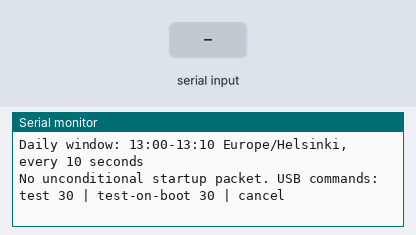
The program below on a simulated ESP32. Shown: the last lines printed to the serial monitor. Inputs (shaded band) come from the test bench. WiFi joins after 1.5 s; servers stay silent unless stated; the local clock reads 2024-03-15 10:24:30 at power-on unless the program sets it; EEPROM starts erased.

Above: at 1.2 s.
1.3 s: "cancel\n" received over Serial
At 2.2 s:
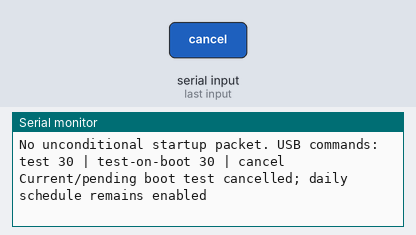
2.8 s: "90,45\n" received over Serial
At 3.3 s:
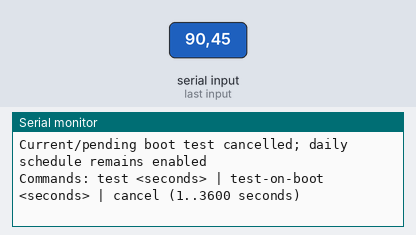

The program:

main.cpp
```cpp
#include <Arduino.h>
#include <SPI.h>
#include <Ethernet.h>
#include <EthernetUdp.h>
#include <cstring>
#include <WiFi.h>
#include <Preferences.h>
#include <esp_sntp.h>
#include <atomic>
#include <ctime>
#include "wake_schedule.h"
#include "boot_test.h"
#if __has_include("secrets.h")
#include "secrets.h"
#else
// Allows compiling without embedding real credentials. Daily wakes need NTP.
#define WOL_WIFI_SSID ""
#define WOL_WIFI_PASSWORD ""
#endif

#ifndef WOL_EVERY_BOOT_TEST
#define WOL_EVERY_BOOT_TEST 0
#endif

namespace {
constexpr int kSck = 18;
constexpr int kMiso = 19;
constexpr int kMosi = 23;
constexpr int kCs = 5;
constexpr uint16_t kPort = 9;
constexpr uint32_t kIntervalMs = 10000;
constexpr uint8_t kTargetMac[] = {0x38, 0xD5, 0x47, 0x14, 0xCC, 0x28};
// Locally administered, unicast MAC; distinct from the desktop's MAC.
uint8_t bridgeMac[] = {0x02, 0x00, 0x00, 0x00, 0x77, 0x02};
const IPAddress kLocalIp(192, 168, 77, 2);
const IPAddress kSubnet(255, 255, 255, 0);
const IPAddress kNoAddress(0, 0, 0, 0);
const IPAddress kBroadcast(255, 255, 255, 255);
uint8_t payload[6 + 16 * sizeof(kTargetMac)];
static_assert(sizeof(payload) == 102, "WoL payload must be 102 bytes");
EthernetUDP udp;
bool ethernetReady = false;
uint32_t lastAttemptMs = 0;
WakeSchedule schedule;
std::atomic<bool> clockSynced{false};
char command[48];
size_t commandLength = 0;
bool discardCommand = false;
bool wasActive = false;

void onTimeSync(struct timeval*) { clockSynced.store(true); }

bool saveBootTest(unsigned seconds) {
  Preferences preferences;
  if (!preferences.begin("wol-test", false)) return false;
  bool ok;
  if (seconds) {
    ok = preferences.putUInt("delay", seconds) == sizeof(uint32_t);
  } else {
    ok = !preferences.isKey("delay") || preferences.remove("delay");
  }
  preferences.end();
  return ok;
}

void restoreBootTest() {
  Preferences preferences;
  if (!preferences.begin("wol-test", false)) {
    Serial.println("FAIL: cannot read one-shot power-on test storage");
    return;
  }
  const uint32_t seconds = consumeBootTest(preferences);
  preferences.end();
  if (seconds) {
    schedule.armTest(millis(), seconds * 1000U);
    Serial.printf("One-shot power-on test: starts in %u seconds, lasts 600 seconds; stored request consumed\n",
                  static_cast<unsigned>(seconds));
  }
}

void readSerialCommands(uint32_t now) {
  // Bounded input handling leaves scheduling responsive, even with serial spam.
  for (unsigned count = 0; count < 64 && Serial.available(); ++count) {
    const char c = static_cast<char>(Serial.read());
    if (c == '\r') continue;
    if (c == '\n') {
      command[commandLength] = '\0';
      unsigned seconds = 0;
      char extra = 0;
      if (discardCommand) {
        Serial.println("Command too long; ignored");
      } else if (strcmp(command, "cancel") == 0) {
        schedule.cancelTest();
        Serial.println(saveBootTest(0) ? "Current/pending boot test cancelled; daily schedule remains enabled"
                                     : "Current test cancelled; FAIL clearing stored boot test");
      } else if (sscanf(command, "test-on-boot %u %c", &seconds, &extra) == 1 &&
                 seconds >= 1 && seconds <= 3600) {
        if (saveBootTest(seconds)) {
          schedule.cancelTest();
          Serial.printf("Saved one-shot test: next power-on starts a %u-second countdown; unplug now and move to USB supply\n", seconds);
        } else {
          Serial.println("FAIL: could not save one-shot test");
        }
      } else if (sscanf(command, "test %u %c", &seconds, &extra) == 1 &&
                 seconds >= 1 && seconds <= 3600) {
        schedule.armTest(now, seconds * 1000U);
        Serial.printf("Test armed: starts in %u seconds, lasts 600 seconds; use Linux test mode\n", seconds);
      } else if (commandLength) {
        Serial.println("Commands: test <seconds> | test-on-boot <seconds> | cancel (1..3600 seconds)");
      }
      commandLength = 0;
      discardCommand = false;
    } else if (commandLength < sizeof(command) - 1) {
      command[commandLength++] = c;
    } else {
      discardCommand = true;
    }
  }
}

void sendMagicPacket() {
  Serial.println("WoL send attempt: 102 bytes to 255.255.255.255:9, target 38:D5:47:14:CC:28");
  if (!ethernetReady) {
    Serial.println("FAIL: Ethernet/UDP initialization failed; packet not sent");
    return;
  }
  if (udp.beginPacket(kBroadcast, kPort) != 1) {
    Serial.println("FAIL: UDP beginPacket");
    return;
  }
  const size_t written = udp.write(payload, sizeof(payload));
  if (written != sizeof(payload)) {
    Serial.printf("FAIL: UDP buffered only %u/102 bytes; discarding packet\n",
                  static_cast<unsigned>(written));
    udp.stop();
    ethernetReady = udp.begin(kPort) == 1;
    return;
  }
  if (udp.endPacket() != 1) {
    Serial.println("FAIL: UDP endPacket");
    return;
  }
  Serial.println("SUCCESS: W5100 reports UDP sent (receipt/wake is not confirmed)");
}
}  // namespace

void setup() {
  Serial.begin(115200);
  Serial.println("\nDaily wired W5100 Wake-on-LAN bridge");
  Serial.println("SPI: SCK=18 MISO=19 MOSI=23 CS=5; RESET/INT unconnected");
  memset(payload, 0xFF, 6);
  for (size_t i = 0; i < 16; ++i) {
    memcpy(payload + 6 + i * sizeof(kTargetMac), kTargetMac, sizeof(kTargetMac));
  }

  SPI.begin(kSck, kMiso, kMosi, kCs);
  Ethernet.init(kCs);
  Serial.println("Initializing Ethernet: MAC=02:00:00:00:77:02, IPv4=192.168.77.2/24");
  // Static configuration: no DHCP, DNS, or gateway is required.
  // This overload returns void; inspect hardware and register readback instead.
  Ethernet.begin(bridgeMac, kLocalIp, kNoAddress, kNoAddress, kSubnet);
  if (Ethernet.hardwareStatus() != EthernetW5100) {
    Serial.println("FAIL: expected W5100 not detected; check power and SPI wiring");
  } else if (Ethernet.localIP() != kLocalIp || Ethernet.subnetMask() != kSubnet) {
    Serial.println("FAIL: Ethernet static IPv4 configuration readback mismatch");
  } else {
    Serial.println("Ethernet initialization OK: W5100 detected, static IPv4 read back");
    Serial.println("W5100 link status is unavailable through this API; verify cable/link LEDs and tcpdump");
    ethernetReady = udp.begin(kPort) == 1;
    Serial.println(ethernetReady ? "UDP initialization OK (local port 9)"
                                 : "FAIL: UDP socket initialization");
  }
  WiFi.persistent(false);
  WiFi.mode(WIFI_STA);
  WiFi.setAutoReconnect(true);
  sntp_set_time_sync_notification_cb(onTimeSync);
  configTzTime(kHelsinkiTimezone, "pool.ntp.org", "time.cloudflare.com");
  if (strlen(WOL_WIFI_SSID)) {
    WiFi.begin(WOL_WIFI_SSID, WOL_WIFI_PASSWORD);
    Serial.println("Wi-Fi connecting for NTP; daily wakes wait for first synchronization");
  } else {
    Serial.println("Wi-Fi credentials absent: copy include/secrets.example.h to include/secrets.h");
  }
#if WOL_EVERY_BOOT_TEST
  schedule.armTest(millis(), 30000U);
  Serial.println("EVERY-BOOT TEST: 30-second countdown, then ten minutes of WoL every 10 seconds");
  Serial.println("Repeats on EVERY power-on/reset; no NTP or serial arming required; daily wake disabled");
#else
  Serial.println("Daily window: 13:00-13:10 Europe/Helsinki, every 10 seconds");
  Serial.println("No unconditional startup packet. USB commands: test 30 | test-on-boot 30 | cancel");
  restoreBootTest();
#endif
}

void loop() {
  const uint32_t now = millis();
  readSerialCommands(now);
  const time_t wallTime = time(nullptr);
  tm local{};
  localtime_r(&wallTime, &local);
  const bool validTime = clockSynced.load() && wallTime >= 1704067200;
  const bool active = (!WOL_EVERY_BOOT_TEST && WakeSchedule::dailyActive(local, validTime)) || schedule.testActive(now);
  if (active && (!wasActive || static_cast<uint32_t>(now - lastAttemptMs) >= kIntervalMs)) {
    lastAttemptMs = now;
    sendMagicPacket();
  }
  if (wasActive && !active) Serial.println("Wake window ended; transmissions stopped");
  wasActive = active;

  static uint32_t lastStatusMs = 0;
  if (static_cast<uint32_t>(now - lastStatusMs) >= 30000U) {
    lastStatusMs = now;
    if (validTime) {
      char stamp[40];
      strftime(stamp, sizeof(stamp), "%Y-%m-%d %H:%M:%S %Z", &local);
      Serial.printf("Clock: %s; Wi-Fi: %s; window: %s; next daily start: %s 13:00\n",
                    stamp, WiFi.status() == WL_CONNECTED ? "connected" : "disconnected",
                    active ? "active" : "idle", local.tm_hour < 13 ? "today" : "tomorrow");
    } else {
      Serial.println("Waiting for NTP synchronization; automatic daily wake disabled");
    }
  }
  delay(5);
}
```

boot_test.h
```cpp
#pragma once
#include <cstdint>

// Consume before arming so a subsequent reset cannot replay the same request.
template <typename Store>
uint32_t consumeBootTest(Store& store) {
  const uint32_t seconds = store.getUInt("delay", 0);
  if (!seconds || !store.remove("delay")) return 0;
  return seconds <= 3600 ? seconds : 0;
}
```

secrets.example.h
```cpp
#pragma once
// Copy to secrets.h and replace locally. secrets.h is excluded from Git.
#define WOL_WIFI_SSID "YOUR_2_4_GHZ_SSID"
#define WOL_WIFI_PASSWORD "YOUR_WIFI_PASSWORD"
```

wake_schedule.h
```cpp
#pragma once
#include <cstdint>
#include <ctime>

// POSIX TZ equivalent to Europe/Helsinki under current EU DST rules.
constexpr char kHelsinkiTimezone[] = "EET-2EEST,M3.5.0/3,M10.5.0/4";

class WakeSchedule {
 public:
  static bool dailyActive(const tm& local, bool clockValid) {
    return clockValid && local.tm_hour == 13 && local.tm_min < 10;
  }
  void armTest(uint32_t now, uint32_t delayMs) {
    armed_ = true;
    armedAt_ = now;
    delayMs_ = delayMs;
  }
  bool testActive(uint32_t now) {
    if (!armed_) return false;
    const uint32_t elapsed = now - armedAt_;
    if (elapsed >= delayMs_ + 600000U) {
      armed_ = false;
      return false;
    }
    return elapsed >= delayMs_;
  }
  void cancelTest() { armed_ = false; }

 private:
  bool armed_ = false;
  uint32_t armedAt_ = 0;
  uint32_t delayMs_ = 0;
};
```

Measured:
- after the input at 1.3 s, the serial monitor: prints a new line at once (image 1)
- after the input at 2.8 s, the serial monitor: prints a new line at once (image 2)
